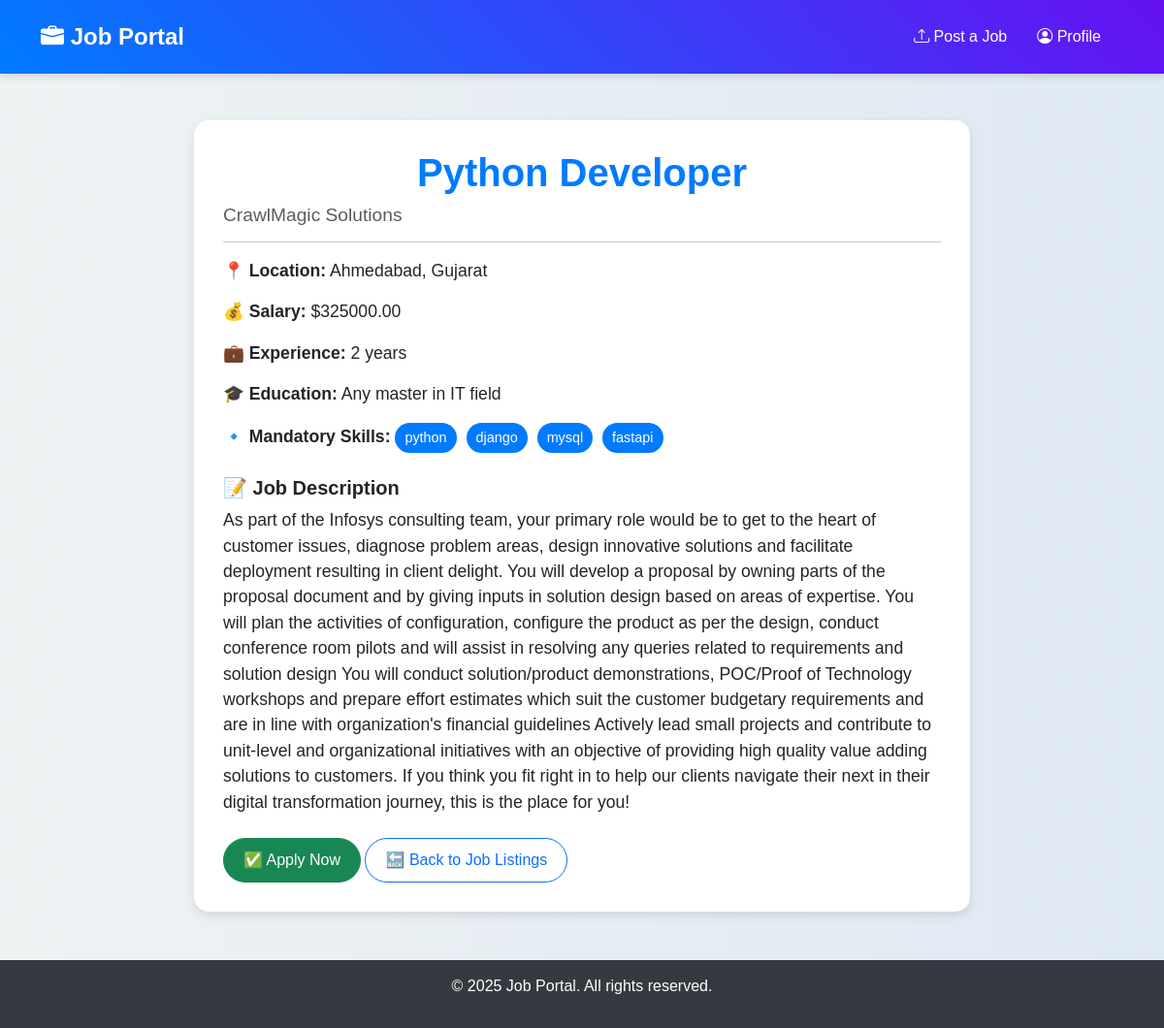
The app's page /job/1/ with its own data.
### jobs/models.py (models this page shows, shortened)
class Job(models.Model):
    JOB_TYPE_CHOICES = [
        ('full_time', 'Full Time'),
        ('part_time', 'Part Time'),
        ('contract', 'Contract'),
        ('internship', 'Internship'),
    ]
    title = models.CharField(max_length=255)
    company = models.CharField(max_length=255)
    posted_by = models.ForeignKey(User, on_delete=models.CASCADE)
    description = models.TextField()
    job_type = models.CharField(max_length=50, choices=JOB_TYPE_CHOICES)
    location = models.CharField(max_length=255)
    salary = models.DecimalField(max_digits=10, decimal_places=2)
    experience = models.CharField(max_length=100)  # e.g., "2-3 years"
    education = models.CharField(max_length=100)  # e.g., "Bachelor's Degree"
    mandatory_skills = models.TextField()  # Comma-separated skills
    created_at = models.DateTimeField(auto_now_add=True)
    updated_at = models.DateTimeField(auto_now=True)

### jobs/views.py (the view)
# urls.py: path('job/<int:job_id>/', job_detail, name='job_detail'),  # for getting particular job with job id
def job_detail(request, job_id):
    job = get_object_or_404(Job, id=job_id)
    job.mandatory_skills_list = job.mandatory_skills.split(",")
    return render(request, 'jobs/job_detail.html', {'job': job})

### jobs/templates/jobs/job_detail.html (shortened to what this page needs)
{% extends 'jobs/base.html' %}
{% block content %}
<div class="container mt-5">
    <div class="job-detail-container">
        <h1>{{ job.title }}</h1>
        <h4 class="text-muted">{{ job.company }}</h4>
        <hr>
        <p><strong>📍 Location:</strong> {{ job.location }}</p>
        <p><strong>💰 Salary:</strong> ${{ job.salary }}</p>
        <p><strong>💼 Experience:</strong> {{ job.experience }}</p>
        <p><strong>🎓 Education:</strong> {{ job.education }}</p>
        <p><strong>🔹 Mandatory Skills:</strong>
            {% for skill in job.mandatory_skills_list %}
                <span class="skills-badge">{{ skill }}</span>
            {% endfor %}
        </p>
        <h5 class="mt-4 fw-bold">📝 Job Description</h5>
        <p>{{ job.description }}</p>
        <div class="mt-4">
            <a href="{% url 'apply_job' job.id %}" class="btn btn-success btn-custom">✅ Apply Now</a>
            <a href="{% url 'job_list' %}" class="btn btn-outline-primary btn-custom">🔙 Back to Job Listings</a>
        </div>
    </div>
</div>
{% endblock %}

### jobs/static/css/styles.css (style rules this page uses)
body { font-family: Arial, sans-serif; margin: 0; padding: 0; background-color: #f4f4f4; }
h1 { text-align: center; color: #333; }

### jobs/templates/jobs/job_detail.html (style rules this page uses)
body { background: linear-gradient(to right, #eef2f3, #dfe9f3); }
.job-detail-container { max-width: 800px; margin: auto; padding: 30px; background: white; border-radius: 15px; box-shadow: 0px 4px 10px rgba(0, 0, 0, 0.1); }
.job-detail-container h1 { font-weight: bold; color: #007bff; }
.job-detail-container .text-muted { font-size: 1.2rem; }
.job-detail-container p { font-size: 1.1rem; }
.btn-custom { border-radius: 50px; padding: 10px 20px; }
.skills-badge { background-color: #007bff; color: white; padding: 5px 10px; border-radius: 20px; font-size: 0.9rem; margin-right: 5px; display: inline-block; }

### records on screen
Job: title "Python Developer", company "CrawlMagic Solutions", location "Ahmedabad, Gujarat", salary "325000.00", experience "2 years", education "Any master in IT field", description "As part of the Infosys consulting team, your primary role would be to get to the heart of customer issues, diagnose problem areas, design innovative solutions and facilitate deployment resulting in client delight. You will develop a proposal by owning parts of the proposal document and by giving inputs in solution design based on areas of expertise. You will plan the activities of configuration, configure the product as per the design, conduct conference room pilots and will assist in resolving any queries related to requirements and solution design You will conduct solution/product demonstrations, POC/Proof of Technology workshops and prepare effort estimates which suit the customer…"

### other values on screen
{{ skill }} "python" "django" "mysql" "fastapi"
